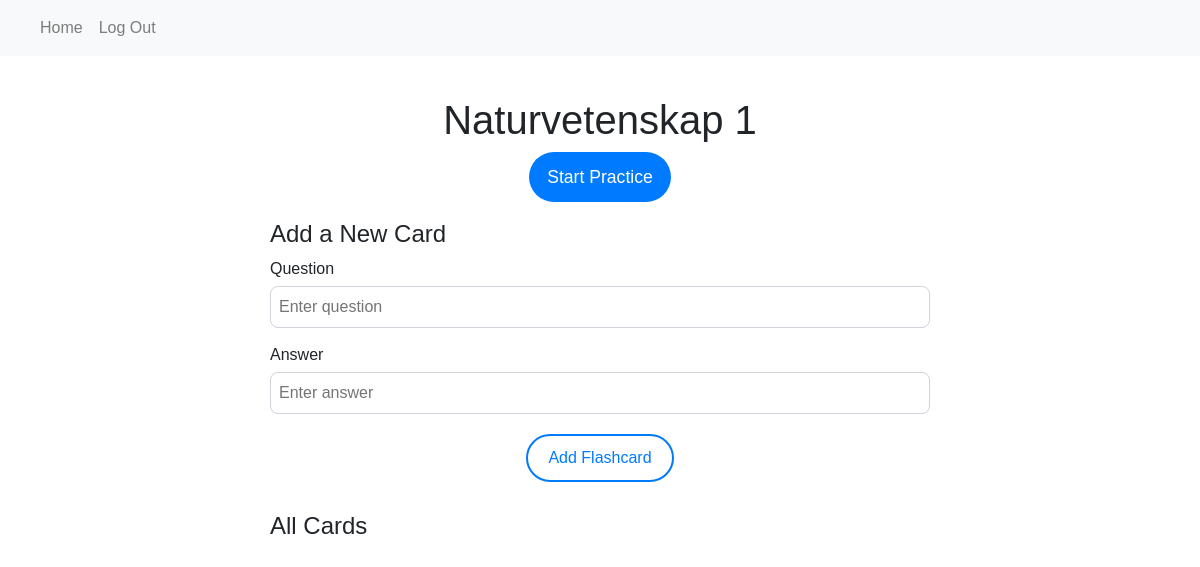
Page /deck/3 (signed in) on the earlier database version.
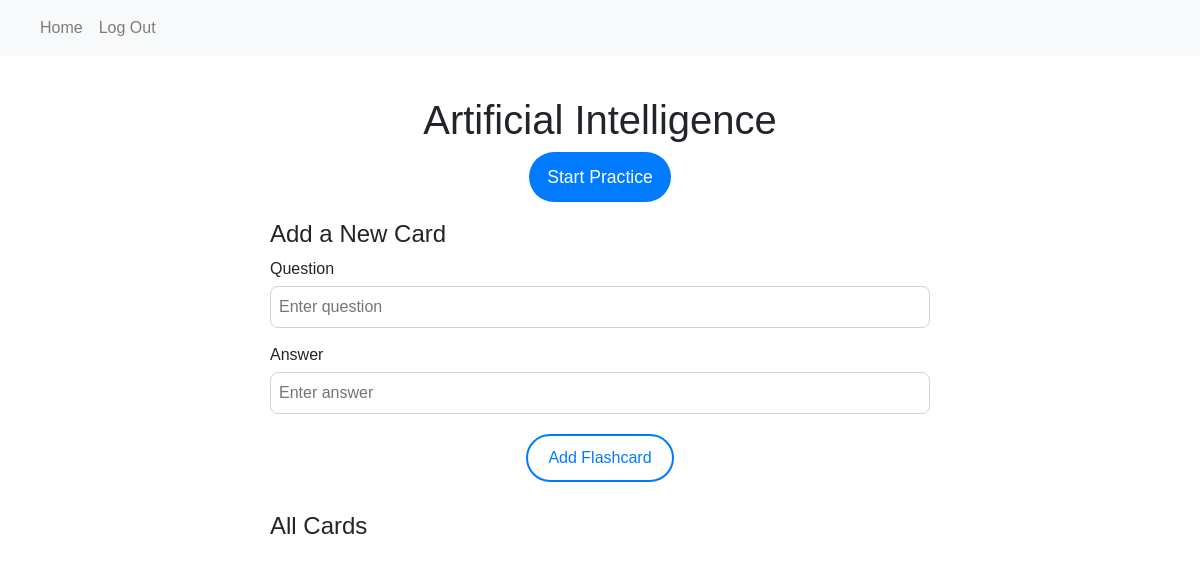
Same page on the later database version.
### website/models.py (models this page shows)
class Deck(db.Model):
    id = db.Column(db.Integer, primary_key=True)
    title = db.Column(db.String(100))
    user_id = db.Column(db.Integer, db.ForeignKey('user.id'))
    flashcards = db.relationship('Flashcard', back_populates='deck') # creates a relationship with the Flashcard class, will store a list of all the cards
    user = db.relationship('User', back_populates='decks')

### website/views.py (the view, shortened to what this page needs)
@views.route('/deck/<int:deck_id>', methods=['GET', 'POST'])
@login_required
def deck(deck_id):
    deck = Deck.query.get_or_404(deck_id)  # Get the deck or return 404 if not found
    return render_template("deck.html", deck=deck, user=current_user)

### website/__init__.py (called while the page is built)
def create_app():
    app = Flask(__name__)
    app.config['SECRET_KEY'] = 'superdupersecret'
    app.config['SQLALCHEMY_DATABASE_URI'] = f'sqlite:///{DB_NAME}'
    db.init_app(app) # takes database to use with app
    from .views import views
    from .auth import auth
    app.register_blueprint(views, url_prefix='/')
    app.register_blueprint(auth, url_prefix='/')
    from .models import User, Deck, Flashcard
    create_database(app)
    login_manager = LoginManager()
    login_manager.login_view = 'auth.login' # where redirect to login
    login_manager.init_app(app) # the app we are using
    @login_manager.user_loader
    def load_user(id):
        return User.query.get(int(id)) # checks the primary key which is the id as an int
    return app

### website/templates/deck.html (shortened to what this page needs)
{% extends "base.html" %} {% block title %}{{ deck.title }}{% endblock %} {%
block content %}
<link rel="stylesheet" href="{{ url_for('static', filename='style.css') }}" />
<h1 class="title">{{ deck.title }}</h1>
<div class="center">
  <a
    href="{{ url_for('views.practice', deck_id=deck.id) }}"
    class="button primary"
    id="practice-btn"
    >Start Practice</a
  >
</div>
<h2 class="section-title">Add a New Card</h2>
<form method="POST" class="card-form">
  <div class="form-field">
    <label for="question">Question</label>
    <input
      type="text"
      id="question"
      name="question"
      placeholder="Enter question"
    />
  </div>
  <div class="form-field">
    <label for="answer">Answer</label>
    <input type="text" id="answer" name="answer" placeholder="Enter answer" />
  </div>
  <div class="center">
    <button type="submit" class="button secondary">Add Flashcard</button>
  </div>
</form>
<h2 class="section-title">All Cards</h2>
{% endblock %}

Differences in the rows shown:
changed Deck: title "Naturvetenskap 1" → "Artificial Intelligence"
